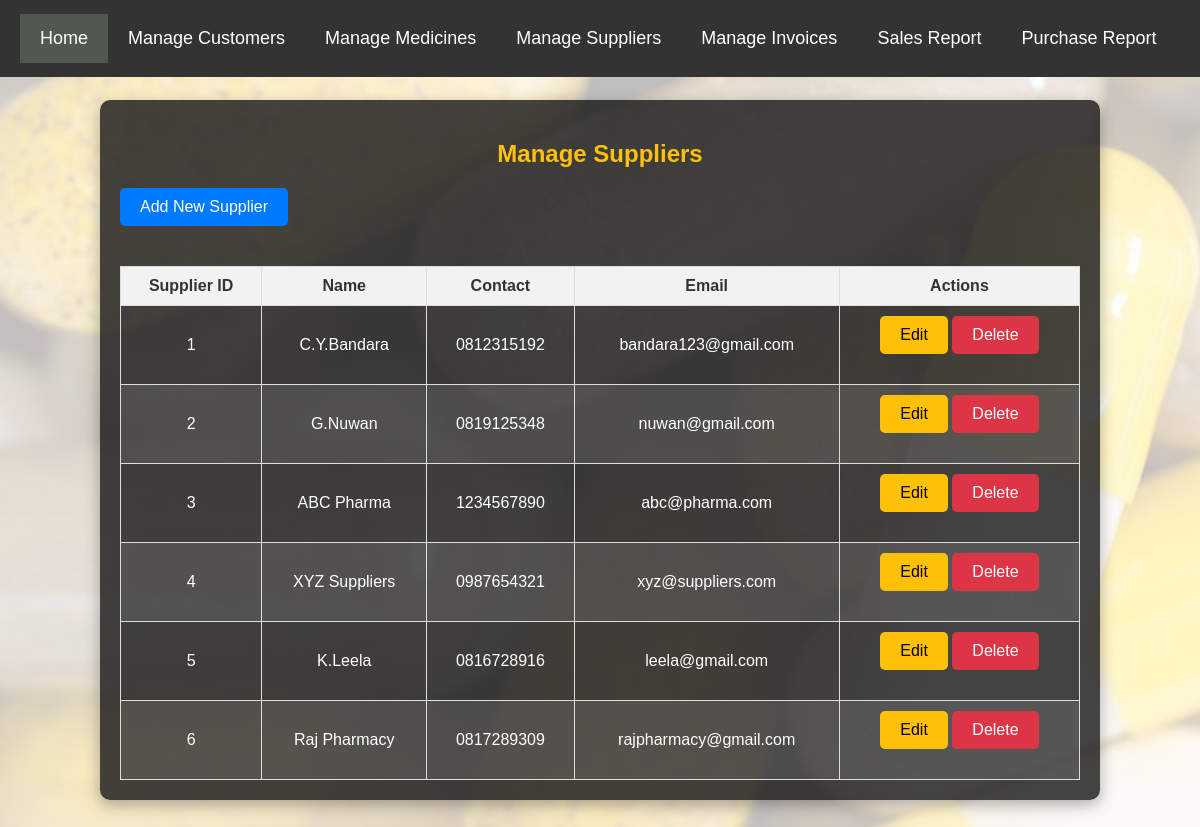
The page /manage_supplier.php (signed in) on the database its author committed.
### tables this page shows
CREATE TABLE `suppliers` (
  `supplier_id` int(11) NOT NULL,
  `name` varchar(100) DEFAULT NULL,
  `contact` varchar(20) DEFAULT NULL,
  `email` varchar(50) DEFAULT NULL
);

### public/manage_supplier.php (the view, shortened to what this page needs)
<?php
include('../includes/db.php');
$sql = "SELECT * FROM suppliers";
$result = $conn->query($sql);
?>
<!DOCTYPE html>
<html lang="en">
<head>
</head>
<body>
<div class="navbar">
    <a href="dashboard.php" class="active">Home</a>
    <a href="manage_customer.php">Manage Customers</a>
    <a href="manage_medicine.php">Manage Medicines</a>
    <a href="manage_supplier.php">Manage Suppliers</a>
    <a href="manage_invoice.php">Manage Invoices</a>
    <a href="sales_report.php">Sales Report</a>
    <a href="purchase_report.php">Purchase Report</a>
</div>
    <div class="container">
        <h2>Manage Suppliers</h2>
        <a href="add_supplier.php" class="btn btn-primary">Add New Supplier</a>
        <table class="table">
            <thead>
                <tr>
                    <th>Supplier ID</th>
                    <th>Name</th>
                    <th>Contact</th>
                    <th>Email</th>
                    <th>Actions</th>
                </tr>
            </thead>
            <tbody>
                <?php
                if ($result->num_rows > 0) {
                    while ($row = $result->fetch_assoc()) {
                        echo "<tr>";
                        echo "<td>" . $row['supplier_id'] . "</td>";
                        echo "<td>" . $row['name'] . "</td>";
                        echo "<td>" . $row['contact'] . "</td>";
                        echo "<td>" . $row['email'] . "</td>";
                        echo "<td>
                                <a href='edit_supplier.php?supplier_id=" . $row['supplier_id'] . "' class='btn btn-warning'>Edit</a>
                                <a href='?delete=" . $row['supplier_id'] . "' class='btn btn-danger' onclick='return confirm(\"Are you sure you want to delete this supplier?\")'>Delete</a>
                              </td>";
                        echo "</tr>";
                    }
                } else {
                    echo "<tr><td colspan='5'>No suppliers found.</td></tr>";
                }
                ?>
            </tbody>
        </table>
    </div>
</body>
</html>

### public/manage_supplier.php (style rules this page uses)
body { background-image: url('../images/cap.jpg'); background-repeat: no-repeat; background-attachment: fixed; background-size: cover; background-position: center; font-family: Verdana, sans-serif; color: #fff; margin: 0; padding: 0; }
.container { width: 80%; margin: 100px auto; padding: 20px; background-color: rgba(22, 22, 22, 0.8); border-radius: 10px; box-shadow: 0 5px 15px rgba(0, 0, 0, 0.3); }
h2 { text-align: center; color: #ffc107; margin-bottom: 20px; }
.btn { display: inline-block; padding: 10px 20px; font-size: 16px; color: #fff; text-decoration: none; border-radius: 5px; margin-bottom: 20px; transition: background-color 0.3s ease; }
.btn-primary { background-color: #007bff; }
.btn-warning { background-color: #ffc107; color: #000; }
.btn-danger { background-color: #dc3545; }
.table { width: 100%; border-collapse: collapse; margin-top: 20px; }
.table th, .table td { border: 1px solid #ddd; padding: 10px; text-align: center; }
.table th { background-color: #f2f2f2; color: #333; }
.table tr:nth-child(even) { background-color: rgba(255, 255, 255, 0.1); }
.table td { color: #fff; }
.navbar { background-color: #333; overflow: hidden; padding: 14px 20px; position: fixed; width: 100%; top: 0; left: 0; z-index: 9999; }
.navbar a { float: left; display: block; color: #fff; text-align: center; padding: 14px 20px; text-decoration: none; font-size: 18px; font-family: Verdana, sans-serif; }
.navbar a.active { background-color: #505850; color: white; }

### rows shown on the page
suppliers: supplier_id "1", name "C.Y.Bandara", contact "0812315192", email "bandara123@gmail.com"
suppliers: supplier_id "2", name "G.Nuwan", contact "0819125348", email "nuwan@gmail.com"
suppliers: supplier_id "3", name "ABC Pharma", contact "1234567890", email "abc@pharma.com"
suppliers: supplier_id "4", name "XYZ Suppliers", contact "0987654321", email "xyz@suppliers.com"
suppliers: supplier_id "5", name "K.Leela", contact "0816728916", email "leela@gmail.com"
suppliers: supplier_id "6", name "Raj Pharmacy", contact "0817289309", email "rajpharmacy@gmail.com"
